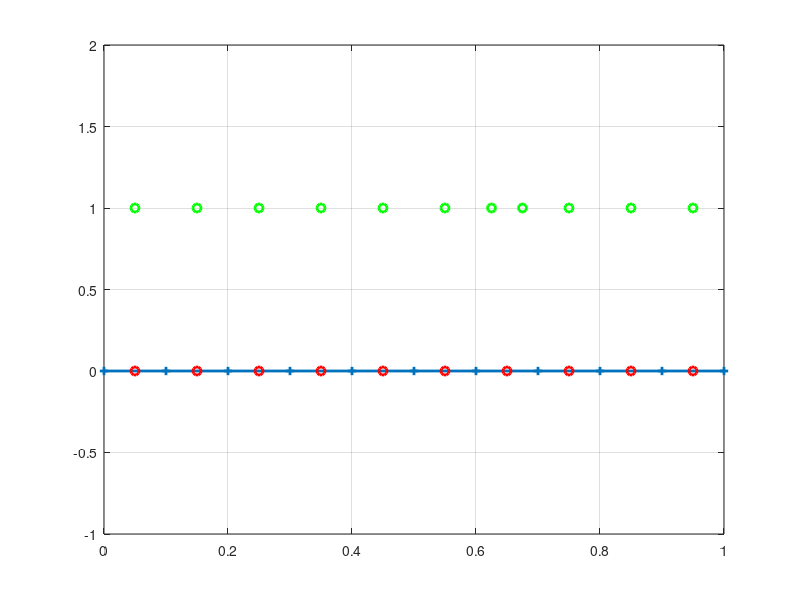

The MATLAB source for this figure:
clear all
clf%ose all
clc

L = 1.0;
N = 10;

x_nodes = linspace(0,L,N+1);
dx(1) = L/N;
dx(2) = dx(1)/2;
dx(3) = dx(2)/2;
x_cellcenter = (x_nodes(1:end-1)+x_nodes(2:end))/2;
plot(x_nodes,zeros(N+1,1),'+-','linewidth',2)
hold on
plot(x_cellcenter,zeros(N,1),'ro','linewidth',2)
grid on

%               cellnr  positie       level     neighbours
celldata = [ (3:N+2)' x_cellcenter' ones(N,1) [1 3:N+1]' [4:N+2 2]'];

nr = N+2;
cellstosplit = sort([9]);

i=0;
for celltosplit = cellstosplit(end:-1:1)

    i=i+1;

    nrofcells = length(celldata);
    rowtosplit = (1:nrofcells)*(celldata(:,1)==celltosplit);
    celldata = [celldata;
                nr+1 x_cellcenter(rowtosplit)-dx(celldata(rowtosplit,3)+1)/2 celldata(rowtosplit,3)+1 celldata(rowtosplit,4) nr+2;
                nr+2 x_cellcenter(rowtosplit)+dx(celldata(rowtosplit,3)+1)/2 celldata(rowtosplit,3)+1 nr+1 celldata(rowtosplit,5)];
    celldata(rowtosplit-1,5) = nr+1;
    celldata(rowtosplit+1,4) = nr+2;

    celldata(rowtosplit,:) = [];
    nr = nr+2;

    plot(celldata(:,2),i*ones(length(celldata),1),'go','linewidth',2)
    ylim([-1 length(cellstosplit)+1]);
end